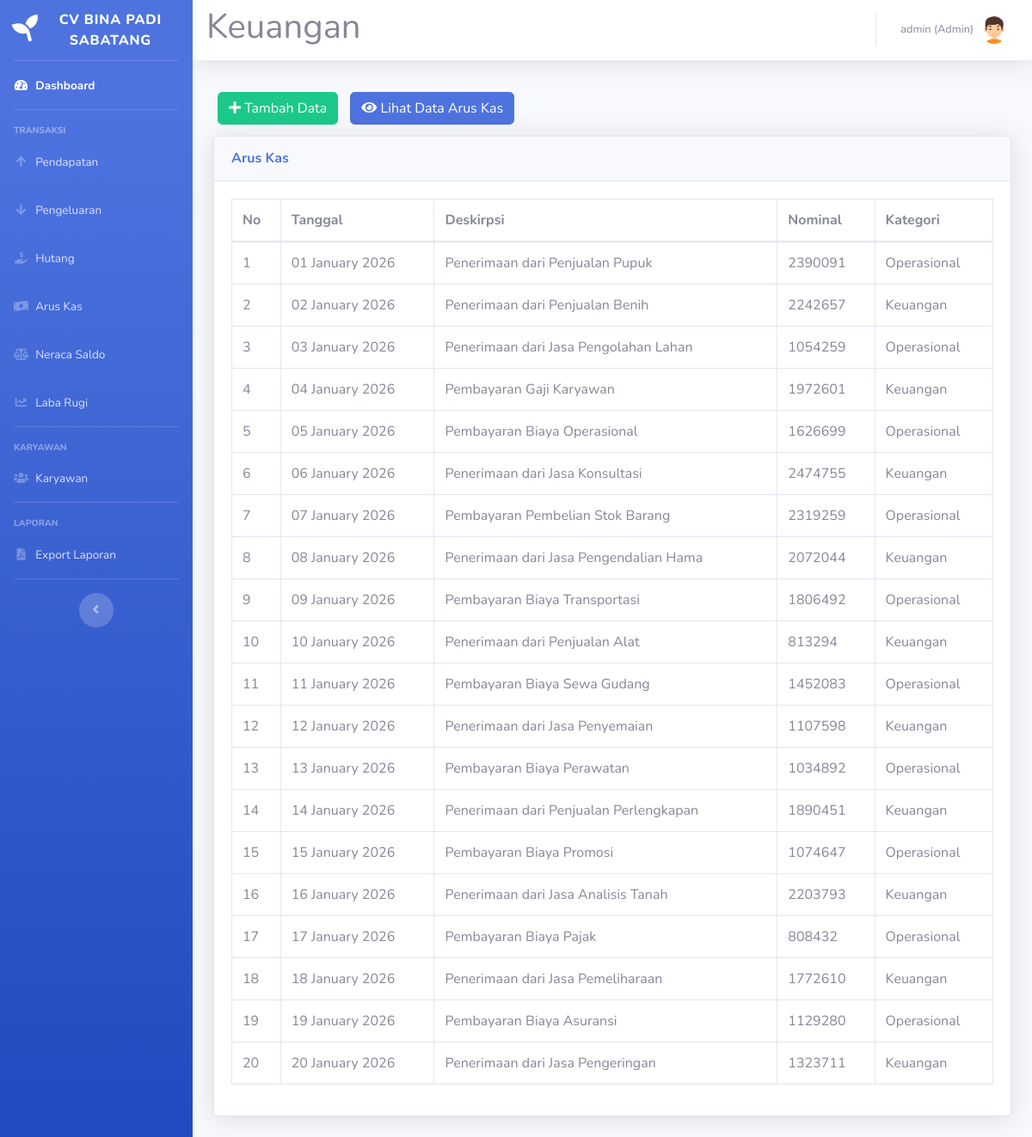
The page /arus-kas.php (signed in) on the database its author committed.
### tables this page shows
CREATE TABLE `arus_kas` (
  `id_arus_kas` int(11) NOT NULL,
  `tanggal` date DEFAULT NULL,
  `sumber` varchar(150) DEFAULT NULL,
  `jumlah` int(30) DEFAULT NULL,
  `kas_awal` bigint(20) DEFAULT 0,
  `status` int(5) DEFAULT NULL,
  `id_user` int(5) DEFAULT NULL
);

### arus-kas.php (the view, shortened to what this page needs)
<!DOCTYPE html>
<html lang="en">
<head>
    <link href="vendor/fontawesome-free/css/all.min.css" rel="stylesheet" type="text/css">
    <link href="css/sb-admin-2.min.css" rel="stylesheet">
</head>
<body id="page-top">
    <?php
    require 'koneksi.php';
    require('sidebar.php');
    ?>
    <div id="content">
        <?php require('navbar.php'); ?>
        <div class="container-fluid">
            <div class="row">
                <div class="col-12">
                    <div class="py-2">
                        <a href="arus-kas-tambah.php" class="btn btn-success" style="margin:5px"><i class="fa fa-plus"></i> Tambah Data</a>
                        <a href="arus-kas-lihat.php" class="btn btn-primary" style="margin:5px"><i class="fa fa-eye"></i> Lihat Data Arus Kas</a>
                    </div>
                    <div class="card shadow mb-4">
                        <div class="card-header py-3">
                            <h6 class="m-0 font-weight-bold text-primary">Arus Kas</h6>
                        </div>
                        <div class="card-body">
                            <div class="table-responsive">
                                <table class="table table-bordered" id="dataTable" width="100%" cellspacing="0">
                                    <thead>
                                        <tr>
                                            <th>No</th>
                                            <th>Tanggal</th>
                                            <th>Deskirpsi</th>
                                            <th>Nominal</th>
                                            <th>Kategori</th>
                                        </tr>
                                    </thead>
                                    <tbody>
                                        <?php
                                        $sql = "SELECT * FROM arus_kas";
                                        $result = $koneksi->query($sql);
                                        if ($result === FALSE) {
                                            echo "Error: " . $koneksi->error;
                                        } else {
                                            if ($result->num_rows > 0) {
                                                $no = 1;
                                                while ($row = $result->fetch_assoc()) {
                                                    echo "<tr>
                                                    <td>" . $no . "</td>
                                                    <td>" . date('d F Y', strtotime($row['tanggal'])) . "</td>
                                                    <td>" . $row['sumber'] . "</td>
                                                    <td>" . $row['jumlah'] . "</td>
                                                    <td>";
                                                    if ($row['status'] == 2) {
                                                        echo "Keuangan";
                                                    } elseif ($row['status'] == 1) {
                                                        echo "Operasional";
                                                    } else {
                                                        echo "Tidak valid";
                                                    }
                                                    echo "</td>
                                                </tr>";
                                                    $no++;
                                                }
                                            } else {
                                                echo "<tr><td colspan='5'>Tidak ada data</td></tr>";
                                            }
                                        }
                                        ?>
                                    </tbody>
                                </table>
                            </div>
                        </div>
                    </div>
                </div>
            </div>
        </div>
    </div>
</body>
</html>

### rows shown on the page
arus_kas: tanggal "01 January 2026", sumber "Penerimaan dari Penjualan Pupuk", jumlah "2390091", status "Operasional"
arus_kas: tanggal "02 January 2026", sumber "Penerimaan dari Penjualan Benih", jumlah "2242657", status "Keuangan"
arus_kas: tanggal "03 January 2026", sumber "Penerimaan dari Jasa Pengolahan Lahan", jumlah "1054259", status "Operasional"
arus_kas: tanggal "04 January 2026", sumber "Pembayaran Gaji Karyawan", jumlah "1972601", status "Keuangan"
arus_kas: tanggal "05 January 2026", sumber "Pembayaran Biaya Operasional", jumlah "1626699", status "Operasional"
arus_kas: tanggal "06 January 2026", sumber "Penerimaan dari Jasa Konsultasi", jumlah "2474755", status "Keuangan"
arus_kas: tanggal "07 January 2026", sumber "Pembayaran Pembelian Stok Barang", jumlah "2319259", status "Operasional"
arus_kas: tanggal "08 January 2026", sumber "Penerimaan dari Jasa Pengendalian Hama", jumlah "2072044", status "Keuangan"
arus_kas: tanggal "09 January 2026", sumber "Pembayaran Biaya Transportasi", jumlah "1806492", status "Operasional"
arus_kas: tanggal "10 January 2026", sumber "Penerimaan dari Penjualan Alat", jumlah "813294", status "Keuangan"
arus_kas: tanggal "11 January 2026", sumber "Pembayaran Biaya Sewa Gudang", jumlah "1452083", status "Operasional"
arus_kas: tanggal "12 January 2026", sumber "Penerimaan dari Jasa Penyemaian", jumlah "1107598", status "Keuangan"
arus_kas: tanggal "13 January 2026", sumber "Pembayaran Biaya Perawatan", jumlah "1034892", status "Operasional"
arus_kas: tanggal "14 January 2026", sumber "Penerimaan dari Penjualan Perlengkapan", jumlah "1890451", status "Keuangan"
arus_kas: tanggal "15 January 2026", sumber "Pembayaran Biaya Promosi", jumlah "1074647", status "Operasional"
arus_kas: tanggal "16 January 2026", sumber "Penerimaan dari Jasa Analisis Tanah", jumlah "2203793", status "Keuangan"
arus_kas: tanggal "17 January 2026", sumber "Pembayaran Biaya Pajak", jumlah "808432", status "Operasional"
arus_kas: tanggal "18 January 2026", sumber "Penerimaan dari Jasa Pemeliharaan", jumlah "1772610", status "Keuangan"
arus_kas: tanggal "19 January 2026", sumber "Pembayaran Biaya Asuransi", jumlah "1129280", status "Operasional"
arus_kas: tanggal "20 January 2026", sumber "Penerimaan dari Jasa Pengeringan", jumlah "1323711", status "Keuangan"

### other values the page prints
$_SESSION['nama'] "admin"
$_SESSION['level'] "Admin"
